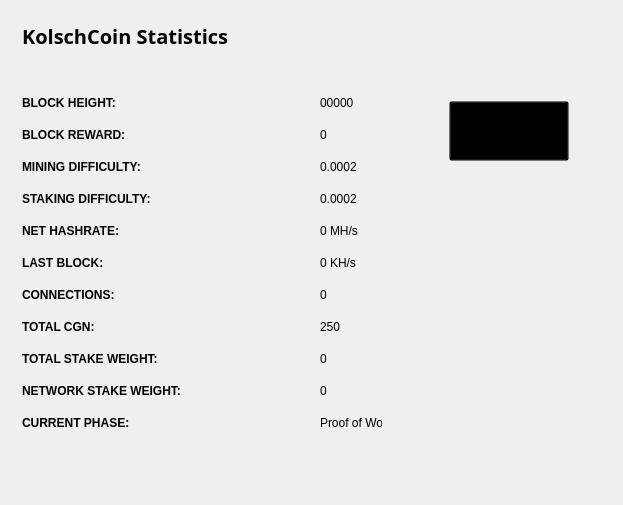
<?xml version="1.0" encoding="UTF-8"?>
<ui version="4.0">
 <class>StatisticsPage</class>
 <widget class="QWidget" name="StatisticsPage">
  <property name="windowModality">
   <enum>Qt::NonModal</enum>
  </property>
  <property name="geometry">
   <rect>
    <x>0</x>
    <y>0</y>
    <width>623</width>
    <height>505</height>
   </rect>
  </property>
  <property name="windowTitle">
   <string>Digging</string>
  </property>
  <property name="styleSheet">
   <string notr="true">color:#ffffff;
font-family:'Open Sans,sans-serif';</string>
  </property>
  <layout class="QGridLayout" name="gridLayout">
   <property name="sizeConstraint">
    <enum>QLayout::SetMaximumSize</enum>
   </property>
   <item row="0" column="1">
    <widget class="QFrame" name="frame">
     <property name="minimumSize">
      <size>
       <width>213</width>
       <height>0</height>
      </size>
     </property>
     <property name="styleSheet">
      <string notr="true">color: rgb(0, 0, 0);</string>
     </property>
     <property name="frameShape">
      <enum>QFrame::NoFrame</enum>
     </property>
     <property name="frameShadow">
      <enum>QFrame::Raised</enum>
     </property>
     <widget class="QPushButton" name="startButton">
      <property name="geometry">
       <rect>
        <x>50</x>
        <y>90</y>
        <width>120</width>
        <height>60</height>
       </rect>
      </property>
      <property name="sizePolicy">
       <sizepolicy hsizetype="Fixed" vsizetype="Fixed">
        <horstretch>0</horstretch>
        <verstretch>0</verstretch>
       </sizepolicy>
      </property>
      <property name="minimumSize">
       <size>
        <width>120</width>
        <height>60</height>
       </size>
      </property>
      <property name="styleSheet">
       <string notr="true">background:transparent; color: rgb(0, 0, 0);</string>
      </property>
      <property name="text">
       <string>Update Statistics</string>
      </property>
     </widget>
    </widget>
   </item>
   <item row="0" column="0">
    <widget class="QFrame" name="gridFrame_2">
     <layout class="QGridLayout" name="gridLayout_4">
      <item row="3" column="0">
       <layout class="QFormLayout" name="formLayout_2">
        <property name="fieldGrowthPolicy">
         <enum>QFormLayout::FieldsStayAtSizeHint</enum>
        </property>
        <property name="horizontalSpacing">
         <number>139</number>
        </property>
        <property name="verticalSpacing">
         <number>18</number>
        </property>
        <property name="rightMargin">
         <number>0</number>
        </property>
        <item row="1" column="0">
         <widget class="QLabel" name="label_14">
          <property name="styleSheet">
           <string notr="true">color: rgb(0, 0, 0);</string>
          </property>
          <property name="text">
           <string>&lt;html&gt;&lt;head/&gt;&lt;body&gt;&lt;p&gt;&lt;span style=&quot; font-weight:600; color: rgb(0, 0, 0);;&quot;&gt;BLOCK HEIGHT:&lt;/span&gt;&lt;/p&gt;&lt;/body&gt;&lt;/html&gt;</string>
          </property>
         </widget>
        </item>
        <item row="1" column="1">
         <widget class="QLabel" name="heightBox">
          <property name="styleSheet">
           <string notr="true">color: rgb(0, 0, 0);</string>
          </property>
          <property name="text">
           <string>00000</string>
          </property>
         </widget>
        </item>
        <item row="2" column="0">
         <widget class="QLabel" name="label_12">
          <property name="styleSheet">
           <string notr="true">color: rgb(0, 0, 255);</string>
          </property>
          <property name="text">
           <string>&lt;html&gt;&lt;head/&gt;&lt;body&gt;&lt;p&gt;&lt;span style=&quot; font-weight:600; color: rgb(0, 0, 0);;&quot;&gt;BLOCK REWARD:&lt;/span&gt;&lt;/p&gt;&lt;/body&gt;&lt;/html&gt;</string>
          </property>
         </widget>
        </item>
        <item row="2" column="1">
         <widget class="QLabel" name="rewardBox">
          <property name="styleSheet">
           <string notr="true">color: rgb(0, 0, 0);</string>
          </property>
          <property name="text">
           <string>0</string>
          </property>
         </widget>
        </item>
        <item row="3" column="0">
         <widget class="QLabel" name="label_13">
          <property name="styleSheet">
           <string notr="true">color: rgb(0, 0, 255);</string>
          </property>
          <property name="text">
           <string>&lt;html&gt;&lt;head/&gt;&lt;body&gt;&lt;p&gt;&lt;span style=&quot; font-weight:600; color: rgb(0, 0, 0);;&quot;&gt;MINING DIFFICULTY:&lt;/span&gt;&lt;/p&gt;&lt;/body&gt;&lt;/html&gt;</string>
          </property>
         </widget>
        </item>
        <item row="3" column="1">
         <widget class="QLabel" name="diffBox">
          <property name="styleSheet">
           <string notr="true">color: rgb(0, 0, 0);</string>
          </property>
          <property name="text">
           <string>0.0002</string>
          </property>
         </widget>
        </item>
        <item row="4" column="0">
         <widget class="QLabel" name="label_9">
          <property name="styleSheet">
           <string notr="true">color: rgb(0, 0, 255);</string>
          </property>
          <property name="text">
           <string>&lt;html&gt;&lt;head/&gt;&lt;body&gt;&lt;p&gt;&lt;span style=&quot; font-weight:600; color: rgb(0, 0, 0);;&quot;&gt;STAKING DIFFICULTY:&lt;/span&gt;&lt;/p&gt;&lt;/body&gt;&lt;/html&gt;</string>
          </property>
         </widget>
        </item>
        <item row="4" column="1">
         <widget class="QLabel" name="diffBox2">
          <property name="styleSheet">
           <string notr="true">color: rgb(0, 0, 0);</string>
          </property>
          <property name="text">
           <string>0.0002</string>
          </property>
         </widget>
        </item>
        <item row="5" column="1">
         <widget class="QLabel" name="pawrateBox">
          <property name="styleSheet">
           <string notr="true">color: rgb(0, 0, 0);</string>
          </property>
          <property name="text">
           <string>0 MH/s</string>
          </property>
         </widget>
        </item>
        <item row="6" column="0">
         <widget class="QLabel" name="label3_2">
          <property name="sizePolicy">
           <sizepolicy hsizetype="Preferred" vsizetype="Maximum">
            <horstretch>0</horstretch>
            <verstretch>0</verstretch>
           </sizepolicy>
          </property>
          <property name="styleSheet">
           <string notr="true">color: rgb(0, 0, 255);</string>
          </property>
          <property name="text">
           <string>&lt;html&gt;&lt;head/&gt;&lt;body&gt;&lt;p&gt;&lt;span style=&quot; font-weight:600; color: rgb(0, 0, 0);;&quot;&gt;LAST BLOCK:&lt;/span&gt;&lt;/p&gt;&lt;/body&gt;&lt;/html&gt;</string>
          </property>
         </widget>
        </item>
        <item row="6" column="1">
         <widget class="QLabel" name="localBox">
          <property name="styleSheet">
           <string notr="true">color: rgb(0, 0, 0);</string>
          </property>
          <property name="text">
           <string>0 KH/s</string>
          </property>
         </widget>
        </item>
        <item row="7" column="0">
         <widget class="QLabel" name="label1_2">
          <property name="styleSheet">
           <string notr="true">color: rgb(0, 0, 255);</string>
          </property>
          <property name="text">
           <string>&lt;html&gt;&lt;head/&gt;&lt;body&gt;&lt;p&gt;&lt;span style=&quot; font-weight:600; color: rgb(0, 0, 0);;&quot;&gt;CONNECTIONS:&lt;/span&gt;&lt;/p&gt;&lt;/body&gt;&lt;/html&gt;</string>
          </property>
         </widget>
        </item>
        <item row="7" column="1">
         <widget class="QLabel" name="connectionBox">
          <property name="styleSheet">
           <string notr="true">color: rgb(0, 0, 0);</string>
          </property>
          <property name="text">
           <string>0</string>
          </property>
         </widget>
        </item>
        <item row="8" column="0">
         <widget class="QLabel" name="label_8">
          <property name="styleSheet">
           <string notr="true">color: rgb(0, 0, 255);</string>
          </property>
          <property name="text">
           <string>&lt;html&gt;&lt;head/&gt;&lt;body&gt;&lt;p&gt;&lt;span style=&quot; font-weight:600; color: rgb(0, 0, 0);;&quot;&gt;TOTAL CGN:&lt;/span&gt;&lt;/p&gt;&lt;/body&gt;&lt;/html&gt;</string>
          </property>
         </widget>
        </item>
        <item row="8" column="1">
         <widget class="QLabel" name="volumeBox">
          <property name="styleSheet">
           <string notr="true">color: rgb(0, 0, 0);</string>
          </property>
          <property name="text">
           <string>250</string>
          </property>
         </widget>
        </item>
        <item row="9" column="0">
         <widget class="QLabel" name="label_10">
          <property name="styleSheet">
           <string notr="true">color: rgb(0, 0, 255);</string>
          </property>
          <property name="text">
           <string>&lt;html&gt;&lt;head/&gt;&lt;body&gt;&lt;p&gt;&lt;span style=&quot; font-weight:600; color: rgb(0, 0, 0);;&quot;&gt;TOTAL STAKE WEIGHT:&lt;/span&gt;&lt;/p&gt;&lt;/body&gt;&lt;/html&gt;</string>
          </property>
         </widget>
        </item>
        <item row="9" column="1">
         <widget class="QLabel" name="minBox">
          <property name="styleSheet">
           <string notr="true">color: rgb(0, 0, 0);</string>
          </property>
          <property name="text">
           <string>0</string>
          </property>
         </widget>
        </item>
        <item row="10" column="0">
         <widget class="QLabel" name="label_11">
          <property name="styleSheet">
           <string notr="true">color: rgb(0, 0, 255);</string>
          </property>
          <property name="text">
           <string>&lt;html&gt;&lt;head/&gt;&lt;body&gt;&lt;p&gt;&lt;span style=&quot; font-weight:600; color: rgb(0, 0, 0);;&quot;&gt;NETWORK STAKE WEIGHT:&lt;/span&gt;&lt;/p&gt;&lt;/body&gt;&lt;/html&gt;</string>
          </property>
         </widget>
        </item>
        <item row="10" column="1">
         <widget class="QLabel" name="maxBox">
          <property name="styleSheet">
           <string notr="true">color: rgb(0, 0, 0);</string>
          </property>
          <property name="text">
           <string>0</string>
          </property>
         </widget>
        </item>
        <item row="11" column="0">
         <widget class="QLabel" name="label_15">
          <property name="styleSheet">
           <string notr="true">color: rgb(0, 0, 255);</string>
          </property>
          <property name="text">
           <string>&lt;html&gt;&lt;head/&gt;&lt;body&gt;&lt;p&gt;&lt;span style=&quot; font-weight:600; color: rgb(0, 0, 0);;&quot;&gt;CURRENT PHASE:&lt;/span&gt;&lt;/p&gt;&lt;/body&gt;&lt;/html&gt;</string>
          </property>
         </widget>
        </item>
        <item row="11" column="1">
         <widget class="QLabel" name="cBox">
          <property name="styleSheet">
           <string notr="true">color: rgb(0, 0, 0);</string>
          </property>
          <property name="text">
           <string>Proof of Work</string>
          </property>
         </widget>
        </item>
        <item row="5" column="0">
         <widget class="QLabel" name="label_16">
          <property name="styleSheet">
           <string notr="true">color: rgb(0, 0, 255);</string>
          </property>
          <property name="text">
           <string>&lt;html&gt;&lt;head/&gt;&lt;body&gt;&lt;p&gt;&lt;span style=&quot; font-weight:600; color: rgb(0, 0, 0);;&quot;&gt;NET HASHRATE:&lt;/span&gt;&lt;/p&gt;&lt;/body&gt;&lt;/html&gt;</string>
          </property>
         </widget>
        </item>
       </layout>
      </item>
      <item row="1" column="0">
       <layout class="QHBoxLayout" name="horizontalLayout_4">
        <property name="spacing">
         <number>7</number>
        </property>
        <item>
         <widget class="QLabel" name="label_5">
          <property name="font">
           <font>
            <family>Open Sans,sans-serif</family>
           </font>
          </property>
          <property name="styleSheet">
           <string notr="true">color: rgb(0, 0, 0);</string>
          </property>
          <property name="text">
           <string>&lt;html&gt;&lt;head/&gt;&lt;body&gt;&lt;p&gt;&lt;span style=&quot; font-size:20px; font-weight:600; color: rgb(0, 0, 0);;&quot;&gt;KolschCoin Statistics&lt;/span&gt;&lt;/p&gt;&lt;/body&gt;&lt;/html&gt;</string>
          </property>
         </widget>
        </item>
        <item>
         <spacer name="horizontalSpacer_2">
          <property name="orientation">
           <enum>Qt::Horizontal</enum>
          </property>
          <property name="sizeHint" stdset="0">
           <size>
            <width>40</width>
            <height>20</height>
           </size>
          </property>
         </spacer>
        </item>
       </layout>
      </item>
      <item row="2" column="0">
       <spacer name="verticalSpacer_2">
        <property name="orientation">
         <enum>Qt::Vertical</enum>
        </property>
        <property name="sizeHint" stdset="0">
         <size>
          <width>20</width>
          <height>40</height>
         </size>
        </property>
       </spacer>
      </item>
     </layout>
    </widget>
   </item>
   <item row="1" column="0">
    <spacer name="verticalSpacer">
     <property name="orientation">
      <enum>Qt::Vertical</enum>
     </property>
     <property name="sizeHint" stdset="0">
      <size>
       <width>20</width>
       <height>40</height>
      </size>
     </property>
    </spacer>
   </item>
  </layout>
 </widget>
 <layoutdefault spacing="6" margin="11"/>
 <resources/>
 <connections/>
</ui>
